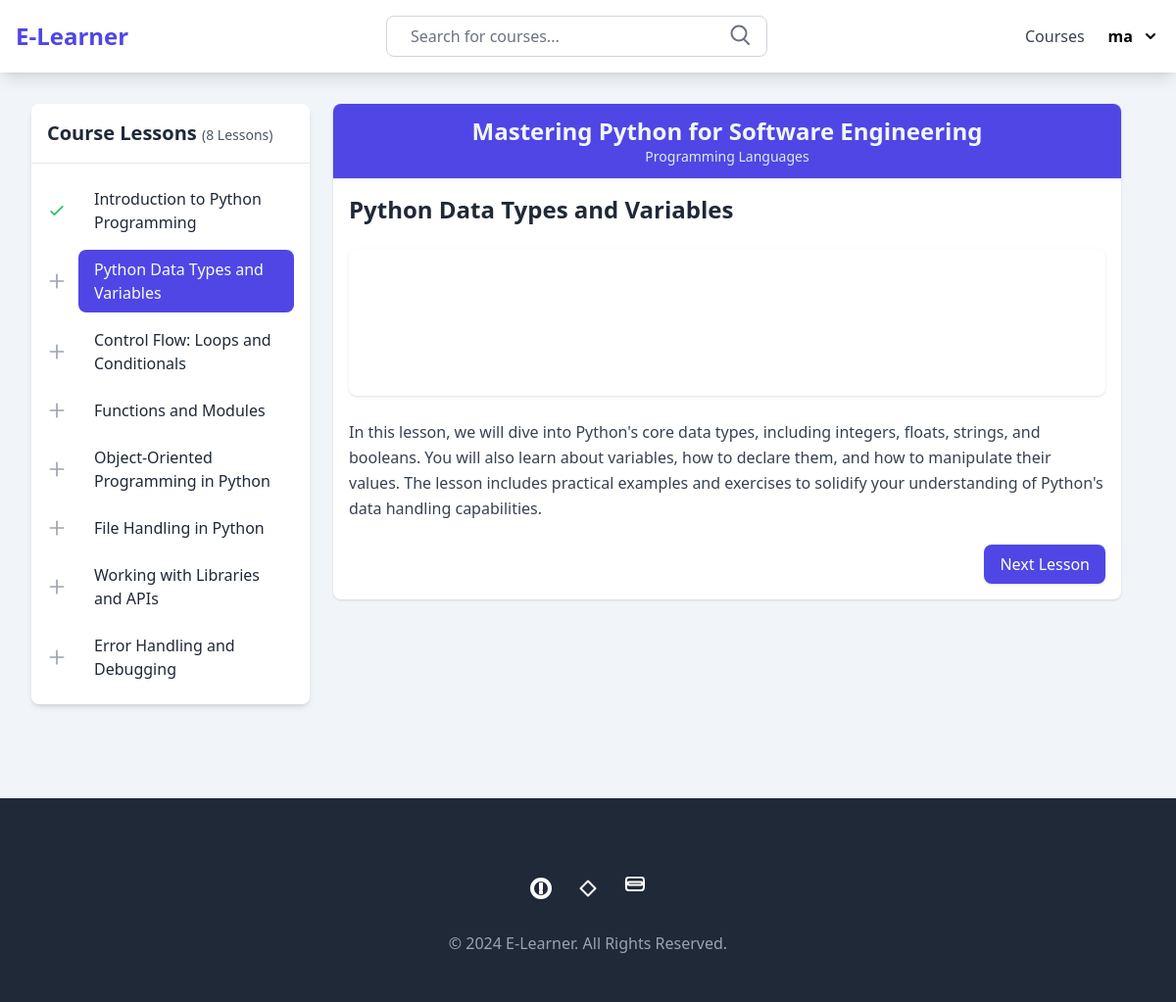
Screenshot of /courses/classroom/1/2 (signed in) with the database file from the repository.
### courses/models.py (models this page shows, shortened)
class CourseLesson(models.Model):
    title = models.CharField(max_length=255)
    course = models.ForeignKey(Course, on_delete=models.CASCADE, related_name='lessons')
    youtube_link = models.URLField()
    description = models.TextField()
    brief = models.CharField(max_length=300)
    file = models.FileField(upload_to='lessons/', null=True, blank=True)

class Course(models.Model):
    title = models.CharField(max_length=255)
    description = models.TextField()
    category = models.ForeignKey(CourseCategory, related_name='courses', on_delete=models.CASCADE)
    difficulty = models.CharField(max_length=5, choices=COURSE_DIFFICULTY_OPTIONS)
    duration_weeks = models.PositiveIntegerField()
    instructor = models.ForeignKey(CourseInstructor, on_delete=models.CASCADE, related_name='instructed_courses')
    rating = models.FloatField(default=0.0)
    thumbnail = models.ImageField(upload_to='course_thumbnails/')
    created_at = models.DateTimeField(auto_now_add=True)
    objects = CourseManager()
    def get_enrollment(self, user):
        if not user.is_authenticated:
            return None
        return self.enrollments.filter(user=user).first()
    def is_enrolled(self, user):
        if not user.is_authenticated:
            return False
        return self.enrollments.filter(user=user).exists()

class CourseCategory(models.Model):
    title = models.CharField(max_length=255)
    class Meta:
        verbose_name_plural = "Course Categories"

### courses/views.py (the view)
# urls.py: path('classroom/<course>/<lesson>', ClassroomView.as_view(), name='classroom'),
class ClassroomView(DetailView):
    model = CourseLesson
    template_name = "classroom.html"
    def get_object(self, queryset = ...):
        course_id = self.kwargs.get('course')
        lesson_id = self.kwargs.get('lesson')
        return Course.objects.get_lesson(self.request.user, course_id, lesson_id)
    def get_context_data(self, **kwargs):
        context = super().get_context_data(**kwargs)
        lesson = context['courselesson']
        enrollment = lesson.course.get_enrollment(self.request.user)
        attended_lessons = enrollment.attended_lessons.values_list('id', flat=True)
        next_lesson = lesson.course.lessons.filter(id__gt=lesson.id).exists()
        context['current_lesson'] = lesson
        context['attended_lessons'] = attended_lessons
        context['has_next_lesson'] = next_lesson
        return context

### courses/models.py (called while the page is built)
    def get_lesson(self, user, course_id, lesson_id):
        try:
            course = Course.objects.get(id=course_id)
            if not user.is_authenticated or not course.is_enrolled(user):
                raise Course.DoesNotExist
            lesson = course.lessons.get(id=lesson_id)
            return lesson
        except (Course.DoesNotExist, CourseLesson.DoesNotExist):
            raise Http404("No lesson found matching the query")

### courses/templates/classroom.html (shortened to what this page needs)
{% extends 'base.html' %}
{% block content %}
<div class="flex flex-col md:flex-row">
    <div class="w-full md:w-1/4 relative">
        <div class="sticky top-[6.6rem] rounded-lg bg-white shadow-md overflow-y-auto">
            <div class="p-4 border-b">
                <h2 class="text-xl font-bold text-gray-800">
                    Course Lessons
                    <span class="mt-1 text-sm font-light text-gray-600">
                        ({{ current_lesson.course.lessons.count }} Lessons)
                    </span>
                </h2>
            </div>
            <ul class="p-4 space-y-2">
                {% for lesson in current_lesson.course.lessons.all %}
                    <li class="flex items-center space-x-3">
                        {% if lesson.id in attended_lessons %}
                            <span class="text-green-500">
                                <svg xmlns="http://www.w3.org/2000/svg" class="w-5 h-5" fill="none" viewBox="0 0 24 24" stroke="currentColor">
                                    <path stroke-linecap="round" stroke-linejoin="round" stroke-width="2" d="M5 13l4 4L19 7" />
                                </svg>
                            </span>
                        {% else %}
                            <span class="text-gray-400">
                                <svg xmlns="http://www.w3.org/2000/svg" class="w-5 h-5" fill="none" viewBox="0 0 24 24" stroke="currentColor">
                                    <path stroke-linecap="round" stroke-linejoin="round" stroke-width="2" d="M12 4v16m8-8H4" />
                                </svg>
                            </span>
                        {% endif %}
                        <a href="{% url 'classroom' course=current_lesson.course_id lesson=lesson.id %}"
                            class="flex-1 px-4 py-2 rounded-lg transition
                            {% if current_lesson.id == lesson.id %}
                                bg-indigo-600 text-gray-50
                            {% else %}
                                text-gray-800 hover:bg-gray-100 hover:text-indigo-600
                            {% endif %}">
                            {{ lesson.title }}
                        </a>
                    </li>
                {% endfor %}
            </ul>
        </div>
    </div>
    <div class="flex-1 px-6">
        <div class="bg-white rounded-lg shadow">
            <div class="rounded-t-lg shadow bg-indigo-600 p-3 text-center w-full">
                <h1 class="text-2xl font-bold text-slate-100">{{ current_lesson.course.title }}</h1>
                <p class="text-sm text-slate-200">{{ current_lesson.course.category.title }}</p>
            </div>
            <div class="p-4">
                <h1 class="text-2xl font-bold text-gray-800 mb-6">{{ current_lesson.title }}</h1>
                <div class="aspect-w-16 aspect-h-9 mb-6">
                    <iframe
                        class="w-full h-full rounded-lg shadow"
                        src="{{ current_lesson.youtube_link }}"
                        title="YouTube Video"
                        frameborder="0"
                        allow="accelerometer; autoplay; clipboard-write; encrypted-media; gyroscope; picture-in-picture"
                        allowfullscreen>
                    </iframe>
                </div>
                <p class="text-gray-700 leading-relaxed mb-6">
                    {{ current_lesson.description }}
                </p>
                <div class="flex justify-end">
                    <a href="{% url 'complete_lesson' course=current_lesson.course_id lesson=current_lesson.id %}" class="px-4 py-2 bg-indigo-600 text-white rounded-lg shadow hover:bg-indigo-700">
                        {% if has_next_lesson %}
                            Next Lesson
                        {% else %}
                            Complete Course
                        {% endif %}
                    </a>
                </div>
            </div>
        </div>
    </div>
</div>
{% endblock content %}
{% block footer %}
    {% include 'footer_mini.html' %}
{% endblock footer %}

### templates/navbar.html (shortened to what this page needs)
<header class="sticky top-0 bg-white shadow-lg z-10">
    <div class="px-4 py-4 flex items-center justify-between">
        <a href="/" class="text-2xl font-semibold text-indigo-600 hover:text-indigo-500 transition duration-300">
            <h1>E-Learner</h1>
        </a>
        <div class="w-full lg:w-1/3 relative hidden md:block">
            <form action='{% url 'courses' %}' method='GET'>
                <input id='courseSearch' type="text" value='{{ search_q }}' name='q' placeholder="Search for courses..." class="w-full px-6 py-2 rounded-lg border border-gray-300 focus:outline-none focus:ring-2 focus:ring-indigo-600 transition duration-300 ease-in-out transform hover:scale-105">
                <button type='submit' class="absolute right-4 top-2 text-gray-500 hover:text-indigo-600 transition duration-300">
                    <svg xmlns="http://www.w3.org/2000/svg" fill="none" viewBox="0 0 24 24" stroke="currentColor" class="w-6 h-6">
                        <path stroke-linecap="round" stroke-linejoin="round" stroke-width="2" d="M21 21l-4.35-4.35M18.5 10a7.5 7.5 0 10-15 0 7.5 7.5 0 0015 0z"></path>
                    </svg>
                </button>
            </form>
        </div>
        <nav class="space-x-6 flex items-center">
            <a href="{% url 'courses' %}" class="text-gray-700 hover:text-indigo-600 transition duration-300">Courses</a>
            <div class="flex items-center space-x-4 ml-6">
                {% if request.user.is_authenticated %}
                    <div class="relative">
                        <button id="userDropdownButton" class="flex items-center space-x-2 hover:text-indigo-600 transition">
                            <span class="font-semibold">{{ request.user.username }}</span>
                            <svg xmlns="http://www.w3.org/2000/svg" class="h-5 w-5" viewBox="0 0 20 20" fill="currentColor">
                                <path fill-rule="evenodd" d="M5.293 7.293a1 1 0 011.414 0L10 10.586l3.293-3.293a1 1 0 111.414 1.414l-4 4a1 1 0 01-1.414 0l-4-4a1 1 0 010-1.414z" clip-rule="evenodd" />
                            </svg>
                        </button>
                    </div>
                {% endif %}
            </div>
        </nav>
    </div>
</header>

### rows the page displays
CourseLesson: course.lessons.count "8", title "Python Data Types and Variables", course "Mastering Python for Software Engineering", course.category "Programming Languages", description "In this lesson, we will dive into Python's core data types, including integers, floats, strings, and booleans. You will also learn about variables, how to declare them, and how to manipulate their values. The lesson includes practical examples and exercises to solidify your understanding of Python's data handling capabilities."
CourseLesson: title "Introduction to Python Programming"
CourseLesson: title "Control Flow: Loops and Conditionals"
CourseLesson: title "Functions and Modules"
CourseLesson: title "Object-Oriented Programming in Python"
CourseLesson: title "File Handling in Python"
CourseLesson: title "Working with Libraries and APIs"
CourseLesson: title "Error Handling and Debugging"

### other values shown
{{ request.user.username }} "ma"
